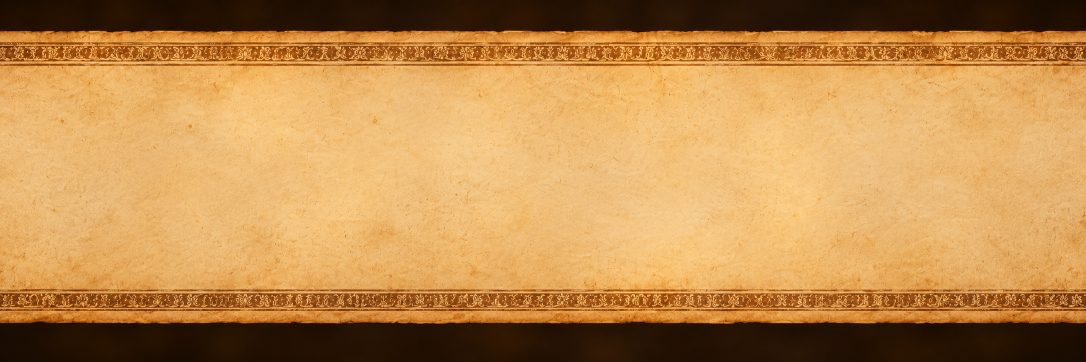
#> input picture site/assets/src/ribbon-plain.png, 2172 x 724 px (shown at 1/2 size); its folder holds 5 pictures in this run
$ python prep_assets.py
#> lines starting #> are read from the running program, lines starting #| are printed output that depends on the picture; after the words box and inside, x2 and y2 are one past the last pixel; in counts of white or black regions, pixels touching at a corner belong together
"""Готовит изображения сайта из исходников пользователя (site/assets/src → site/assets/img).

Тёмный фон вокруг свитков убирается в прозрачность (по яркости), чтобы свиток лежал на любом фоне,
а тень и свет давал CSS. Запуск: python3 site/tools/prep_assets.py
"""
import os
import numpy as np
from PIL import Image, ImageDraw, ImageFilter

HERE = os.path.dirname(os.path.abspath(__file__))
SRC = os.path.join(HERE, '..', 'assets', 'src')
OUT = os.path.join(HERE, '..', 'assets', 'img')
os.makedirs(OUT, exist_ok=True)


def load(name):
#> called with name = 'ribbon-plain.png'
    return Image.open(os.path.join(SRC, name)).convert('RGB')
#> returned value is the input picture: PIL image 2172x724 RGB; mean R, G, B 189.7, 140, 79.1


def cutout(im, thr=34):
    """Тёмный фон → прозрачность. Фоном считается только тёмная область, связанная с краем картинки
    (заливка от краёв), поэтому сам свиток и бронза остаются полностью непрозрачными; мягкий переход —
    лишь по контуру (1–2 px)."""
#> called with thr = 34
    a = np.asarray(im).astype(np.float32)
    lum = a @ np.array([0.299, 0.587, 0.114], dtype=np.float32)
    cand = Image.fromarray(np.where(lum < thr, 0, 255).astype(np.uint8), 'L').copy()
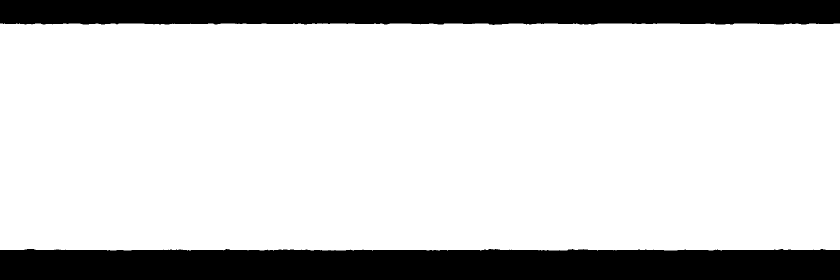
#> cand: PIL image 1680x560 L (shown at 1/2 size); 80.8% white; 2 black regions, box (x1, y1, x2, y2) and area: (0, 498, 1680, 560) 100815, (0, 0, 1680, 50) 80128
    w, h = cand.size
#> w = 1680; h = 560
    px = cand.load()
    step = 4
    seeds = [(x, 0) for x in range(0, w, step)] + [(x, h - 1) for x in range(0, w, step)] + \
            [(0, y) for y in range(0, h, step)] + [(w - 1, y) for y in range(0, h, step)]
    for xy in seeds:
        if px[xy] == 0:
            ImageDraw.floodfill(cand, xy, 128)
    alpha = np.where(np.asarray(cand) == 128, 0, 255).astype(np.uint8)
    alpha = np.asarray(Image.fromarray(alpha, 'L').filter(ImageFilter.GaussianBlur(1.2)))
    rgba = np.dstack([a.astype(np.uint8), alpha])
    return Image.fromarray(rgba, 'RGBA')


def save(im, name, **kw):
#> called with name = 'ribbon-tile.webp'
    path = os.path.join(OUT, name)
    im.save(path, **kw)
    print(name, im.size, os.path.getsize(path) // 1024, 'КБ')
#| ribbon-tile.webp (1680, 560) 136 КБ


H = 560  # высота ленты в файле (px)

# Горизонтальная лента: полотно стыкуется само с собой по краям — повторяем как есть
plain = load('ribbon-plain.png')
plain = plain.resize((round(plain.width * H / plain.height), H), Image.LANCZOS)
save(cutout(plain), 'ribbon-tile.webp', quality=84)

# Начало ленты со скалкой: подгоняем высоту бумаги к полотну (бумага 72–632 → 64–644 у полотна);
# после подгонки картинка совпадает с полотном уже за скалкой (≈ x 400–600 при высоте 560) — режем там
rod = load('ribbon-rod-left.png')
#> call 2 of load, with name = 'ribbon-rod-left.png'
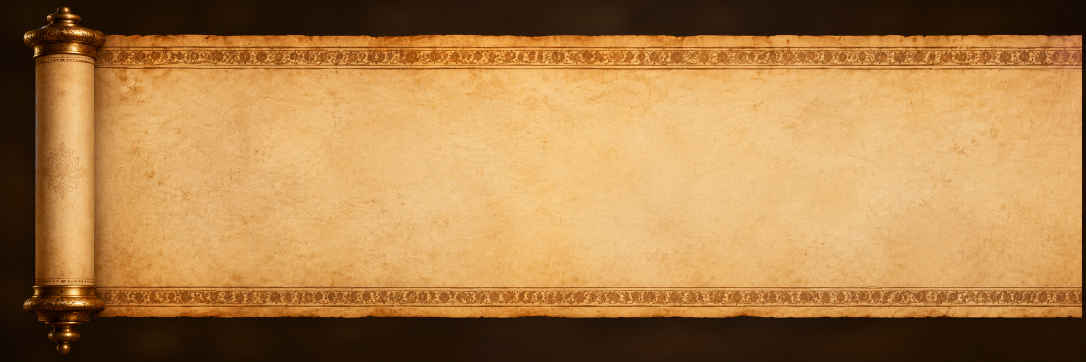
#> input picture site/assets/src/ribbon-rod-left.png, 2172 x 724 px (shown at 1/2 size)
#> in load, returned value is the input picture: PIL image 2172x724 RGB; mean R, G, B 173.5, 128.3, 74.6
k = (644 - 64) / (632 - 72)
rod = rod.resize((round(rod.width * k), round(rod.height * k)), Image.LANCZOS)
top = round(72 * k) - 64
rod = rod.crop((0, top, rod.width, top + 724))
#> rod: PIL image 2250x724 RGB
rod = rod.resize((round(rod.width * H / 724), H), Image.LANCZOS).crop((0, 0, 520, H))
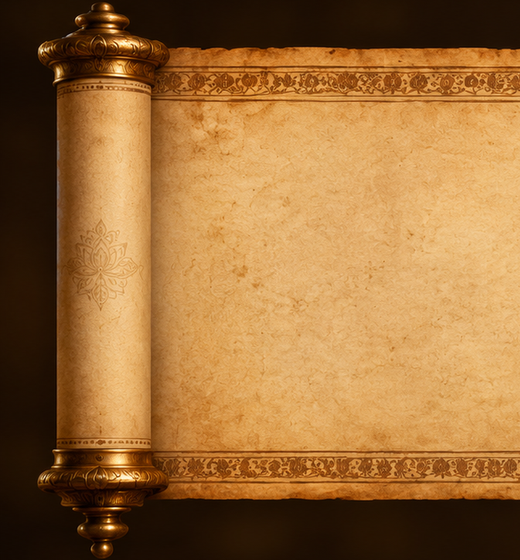
#> rod: PIL image 520x560 RGB; mean R, G, B 154.7, 108.8, 57.8
save(cutout(rod), 'ribbon-start.webp', quality=84)
#> call 2 of cutout, with thr = 34
#> in cutout (call 2), `cand = Image.fromarray(np.where(lum < thr, 0, 255).astype(np.uint8), '..`: cand: PIL image 520x560 L; 71.9% white; 73 black regions (69 under 20 px), largest, box (x1, y1, x2, y2) and area: (0, 0, 520, 560) 81350, (126, 51, 167, 75) 259, (76, 41, 90, 53) 64, (146, 83, 155, 89) 23
#> after the loop in cutout (call 2), `for xy in seeds:`:
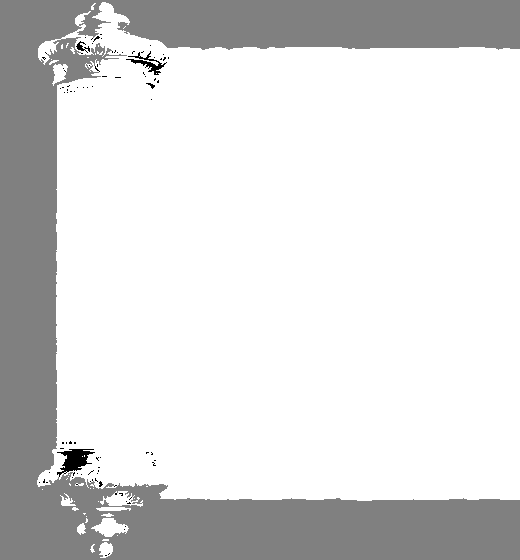
#> cand: PIL image 520x560 L; min 0, max 255, mean 218.8
#> in cutout (call 2), `alpha = np.where(np.asarray(cand) == 128, 0, 255).astype(np.uint8)`: alpha: shape (560, 520); 72.3% white; 1 black region, box (x1, y1, x2, y2) and area: (0, 0, 520, 560) 80800
#| ribbon-start.webp (520, 560) 49 КБ
save(cutout(rod.transpose(Image.FLIP_LEFT_RIGHT)), 'ribbon-end.webp', quality=84)
#> call 3 of cutout, with thr = 34
#> in cutout (call 3), `lum = a @ np.array([0.299, 0.587, 0.114], dtype=np.float32)`:
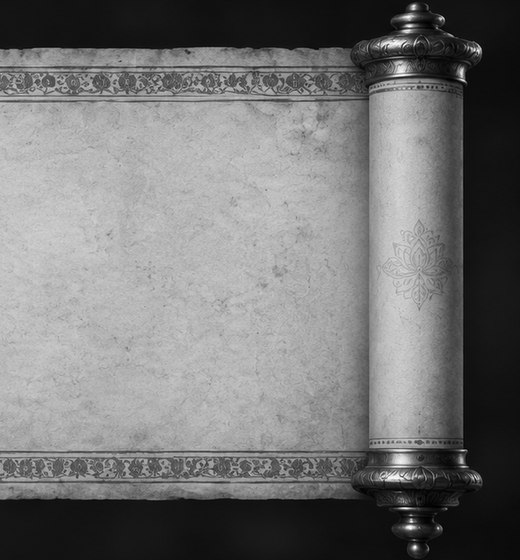
#> lum: shape (560, 520) float32; min 0.897, max 255, mean 116.7
#> in cutout (call 3), `cand = Image.fromarray(np.where(lum < thr, 0, 255).astype(np.uint8), '..`: cand: PIL image 520x560 L; 71.9% white; 73 black regions (69 under 20 px), largest, box (x1, y1, x2, y2) and area: (0, 0, 520, 560) 81350, (353, 51, 394, 75) 259, (430, 41, 444, 53) 64, (365, 83, 374, 89) 23
#> after the loop in cutout (call 3), `for xy in seeds:`:
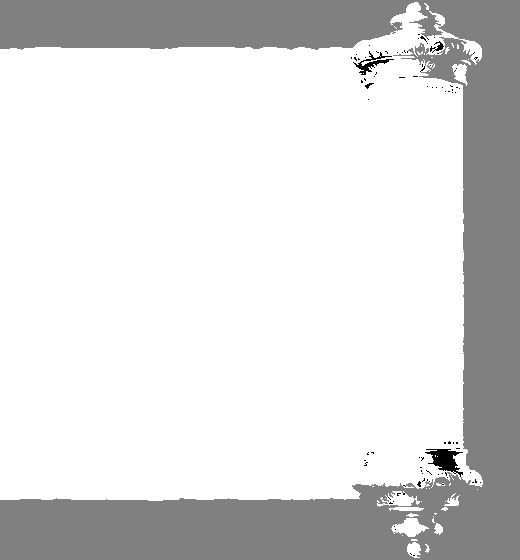
#> cand: PIL image 520x560 L; min 0, max 255, mean 218.8
#> in cutout (call 3), `rgba = np.dstack([a.astype(np.uint8), alpha])`:
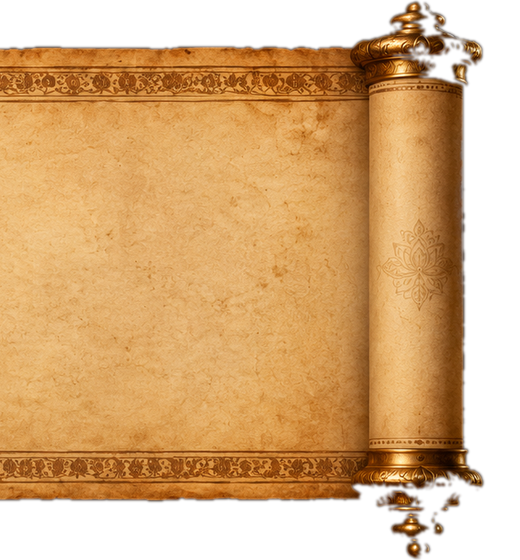
#> rgba: shape (560, 520, 4); mean R, G, B, A 154.7, 108.8, 57.8, 184.2; transparent parts drawn white
#| ribbon-end.webp (520, 560) 49 КБ

# Вертикальный свиток (окно чтения): ширина 640
W = 640
vt = load('vscroll-top.png')
#> (the run stopped early here; a loop or call above may not have finished)
